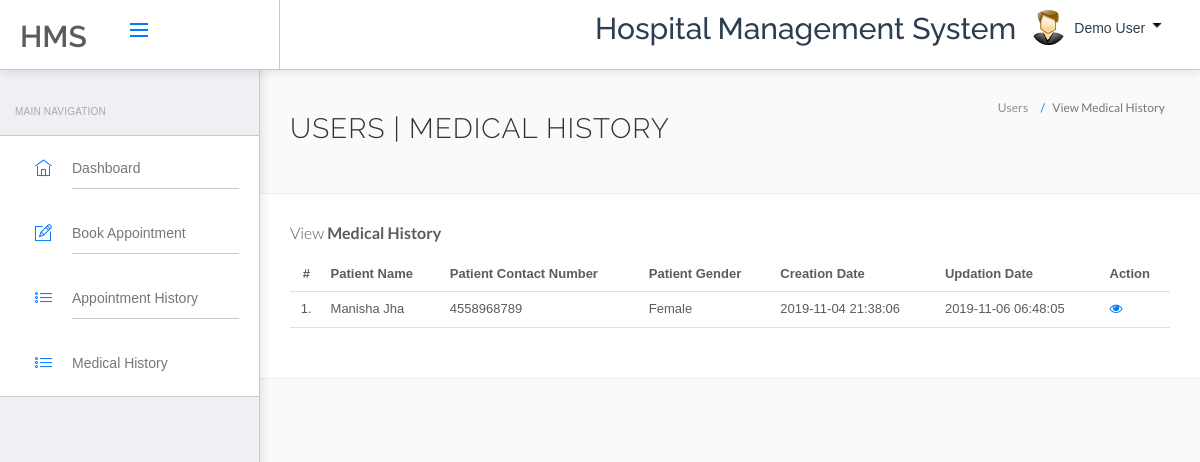
/hospital/hms/manage-medhistory.php (signed in), run on the app's committed database.
### tables this page shows
CREATE TABLE `users` (
  `id` int(11) NOT NULL,
  `fullName` varchar(255) DEFAULT NULL,
  `address` longtext DEFAULT NULL,
  `city` varchar(255) DEFAULT NULL,
  `gender` varchar(255) DEFAULT NULL,
  `email` varchar(255) DEFAULT NULL,
  `password` varchar(255) DEFAULT NULL,
  `regDate` timestamp NULL DEFAULT current_timestamp(),
  `updationDate` timestamp NULL DEFAULT NULL ON UPDATE current_timestamp()
);

CREATE TABLE `tblpatient` (
  `ID` int(10) NOT NULL,
  `Docid` int(10) DEFAULT NULL,
  `PatientName` varchar(200) DEFAULT NULL,
  `PatientContno` bigint(10) DEFAULT NULL,
  `PatientEmail` varchar(200) DEFAULT NULL,
  `PatientGender` varchar(50) DEFAULT NULL,
  `PatientAdd` mediumtext DEFAULT NULL,
  `PatientAge` int(10) DEFAULT NULL,
  `PatientMedhis` mediumtext DEFAULT NULL,
  `CreationDate` timestamp NULL DEFAULT current_timestamp(),
  `UpdationDate` timestamp NULL DEFAULT NULL ON UPDATE current_timestamp()
);

### hospital/hms/manage-medhistory.php (the view, shortened to what this page needs)
<?php
include('include/config.php');
?>
<!DOCTYPE html>
<html lang="en">
	<head>
		<link rel="stylesheet" href="vendor/bootstrap/css/bootstrap.min.css">
		<link rel="stylesheet" href="vendor/fontawesome/css/font-awesome.min.css">
		<link rel="stylesheet" href="vendor/themify-icons/themify-icons.min.css">
		<link href="vendor/animate.css/animate.min.css" rel="stylesheet" media="screen">
		<link href="vendor/perfect-scrollbar/perfect-scrollbar.min.css" rel="stylesheet" media="screen">
		<link href="vendor/switchery/switchery.min.css" rel="stylesheet" media="screen">
		<link href="vendor/bootstrap-touchspin/jquery.bootstrap-touchspin.min.css" rel="stylesheet" media="screen">
		<link href="vendor/select2/select2.min.css" rel="stylesheet" media="screen">
		<link href="vendor/bootstrap-datepicker/bootstrap-datepicker3.standalone.min.css" rel="stylesheet" media="screen">
		<link href="vendor/bootstrap-timepicker/bootstrap-timepicker.min.css" rel="stylesheet" media="screen">
		<link rel="stylesheet" href="assets/css/styles.css">
		<link rel="stylesheet" href="assets/css/plugins.css">
		<link rel="stylesheet" href="assets/css/themes/theme-1.css" id="skin_color" />
	</head>
	<body>
		<div id="app">
<?php include('include/sidebar.php');?>
<div class="app-content">
<?php include('include/header.php');?>
<div class="main-content" >
<div class="wrap-content container" id="container">
<section id="page-title">
<div class="row">
<div class="col-sm-8">
<h1 class="mainTitle">Users | Medical History</h1>
</div>
<ol class="breadcrumb">
<li>
<span>Users</span>
</li>
<li class="active">
<span>View Medical History</span>
</li>
</ol>
</div>
</section>
<div class="container-fluid container-fullw bg-white">
<div class="row">
<div class="col-md-12">
<h5 class="over-title margin-bottom-15">View <span class="text-bold">Medical History</span></h5>
<table class="table table-hover" id="sample-table-1">
<thead>
<tr>
<th class="center">#</th>
<th>Patient Name</th>
<th>Patient Contact Number</th>
<th>Patient Gender </th>
<th>Creation Date </th>
<th>Updation Date </th>
<th>Action</th>
</tr>
</thead>
<tbody>
<?php
$uid=$_SESSION['id'];
$sql=mysqli_query($con,"select tblpatient.* from tblpatient join users on users.email=tblpatient.PatientEmail where users.id='$uid'");
$cnt=1;
while($row=mysqli_fetch_array($sql))
{
?>
<tr>
<td class="center"><?php echo $cnt;?>.</td>
<td class="hidden-xs"><?php echo $row['PatientName'];?></td>
<td><?php echo $row['PatientContno'];?></td>
<td><?php echo $row['PatientGender'];?></td>
<td><?php echo $row['CreationDate'];?></td>
<td><?php echo $row['UpdationDate'];?>
</td>
<td>
<a href="view-medhistory.php?viewid=<?php echo $row['ID'];?>"><i class="fa fa-eye"></i></a>
</td>
</tr>
<?php
$cnt=$cnt+1;
 }?></tbody>
</table>
</div>
</div>
</div>
</div>
</div>
</div>
</div>
	</body>
</html>

### hospital/hms/include/header.php (shortened to what this page needs)
<header class="navbar navbar-default navbar-static-top" style="background: rgba(255, 255, 255, 0.1); backdrop-filter: blur(10px); border: none; box-shadow: 0 2px 10px rgba(0,0,0,0.1);">
    <div class="navbar-header">
        <a class="navbar-brand" href="#" style="color: #2c3e50;">
            <h2 style="padding-top: 20%; font-weight: 600;">HMS</h2>
        </a>
        <a href="#" class="sidebar-toggler pull-right visible-md visible-lg">
            <svg width="24" height="24" viewBox="0 0 24 24" stroke="currentColor" stroke-width="2">
                <line x1="3" y1="12" x2="21" y2="12" />
                <line x1="3" y1="6" x2="21" y2="6" />
                <line x1="3" y1="18" x2="21" y2="18" />
            </svg>
        </a>
    </div>
    <div class="navbar-collapse collapse">
        <ul class="nav navbar-right">
            <li style="padding-top: 2%;">
                <h2 style="color: #2c3e50; font-weight: 500;">Hospital Management System</h2>
            </li>
            <li class="dropdown current-user">
                <a href="#" class="dropdown-toggle" data-toggle="dropdown" style="display: flex; align-items: center; gap: 8px;">
                    <img src="assets/images/images.jpg" alt="User Avatar" style="border-radius: 50%; width: 35px; height: 35px; object-fit: cover;">
                    <span class="username" style="color: #2c3e50;">
                        <?php
                            $query = mysqli_query($con, "SELECT fullName FROM users WHERE id='" . $_SESSION['id'] . "'");
                            while($row = mysqli_fetch_array($query)) {
                                echo htmlentities($row['fullName']);
                            }
                        ?>
                        <svg width="16" height="16" viewBox="0 0 24 24" stroke="currentColor" stroke-width="2">
                            <polyline points="6 9 12 15 18 9" />
                        </svg>
                    </span>
                </a>
            </li>
        </ul>
    </div>
</header>

### hospital/hms/assets/css/themes/theme-1.css (style rules this page uses)
body { background: #FAFAFA; }
header .navbar-header { background: #ffffff !important; border-right-color: #c8c7cc !important; border-bottom-color: #c8c7cc !important; }
header .navbar-header .sidebar-toggler, header .navbar-header .sidebar-mobile-toggler { color: #007aff !important; }
header .navbar-header .navbar-brand { color: #777 !important; }
header .navbar-collapse { background: #ffffff !important; border-bottom-color: #c8c7cc !important; box-shadow: none !important; }
header .navbar-collapse .navbar-right > li > a { color: #777; }

### data on the page
users: fullName "Demo User"
tblpatient: PatientName "Manisha Jha", PatientContno "4558968789", PatientGender "Female", CreationDate "2019-11-04 21:38:06", UpdationDate "2019-11-06 06:48:05"
